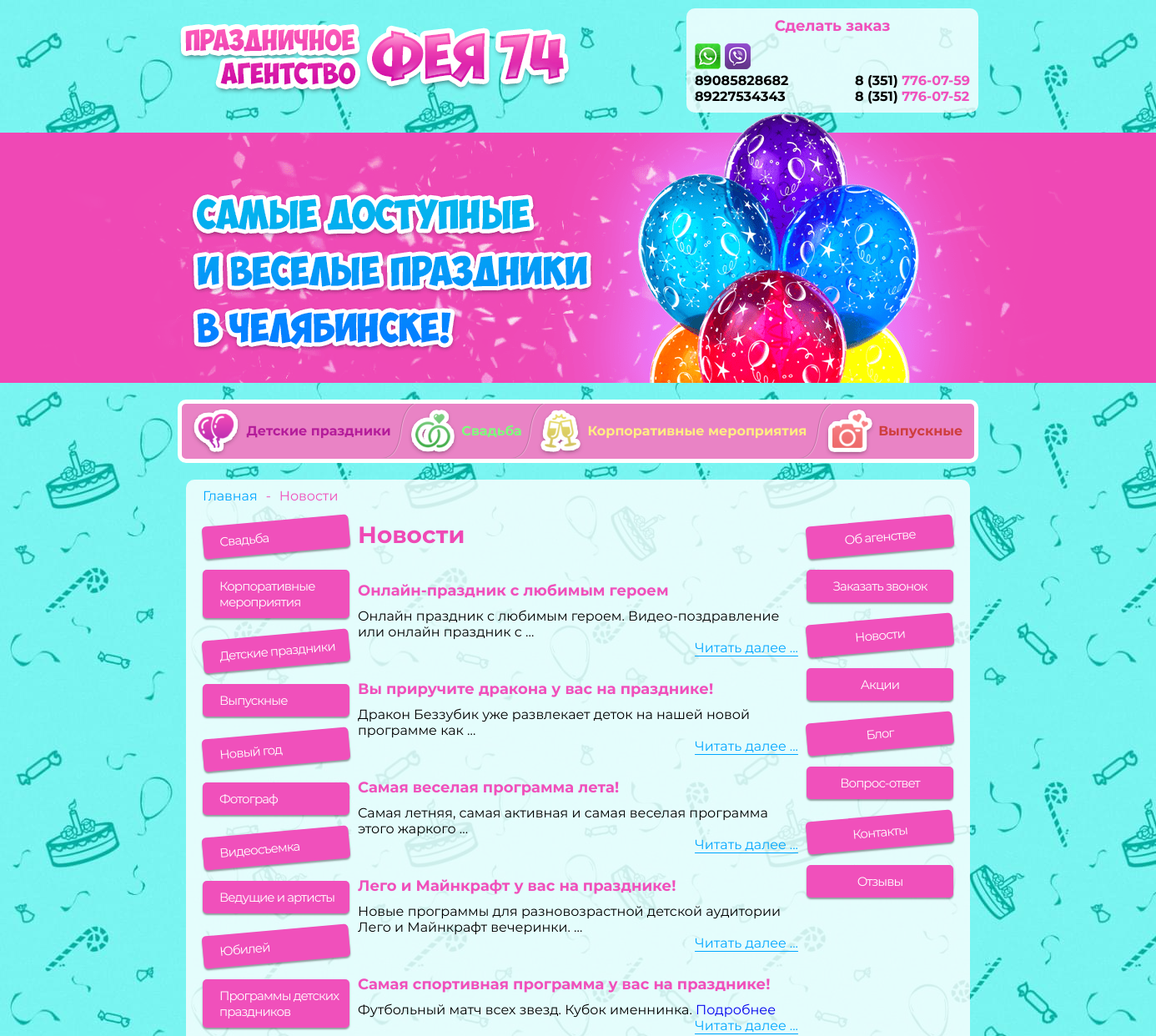
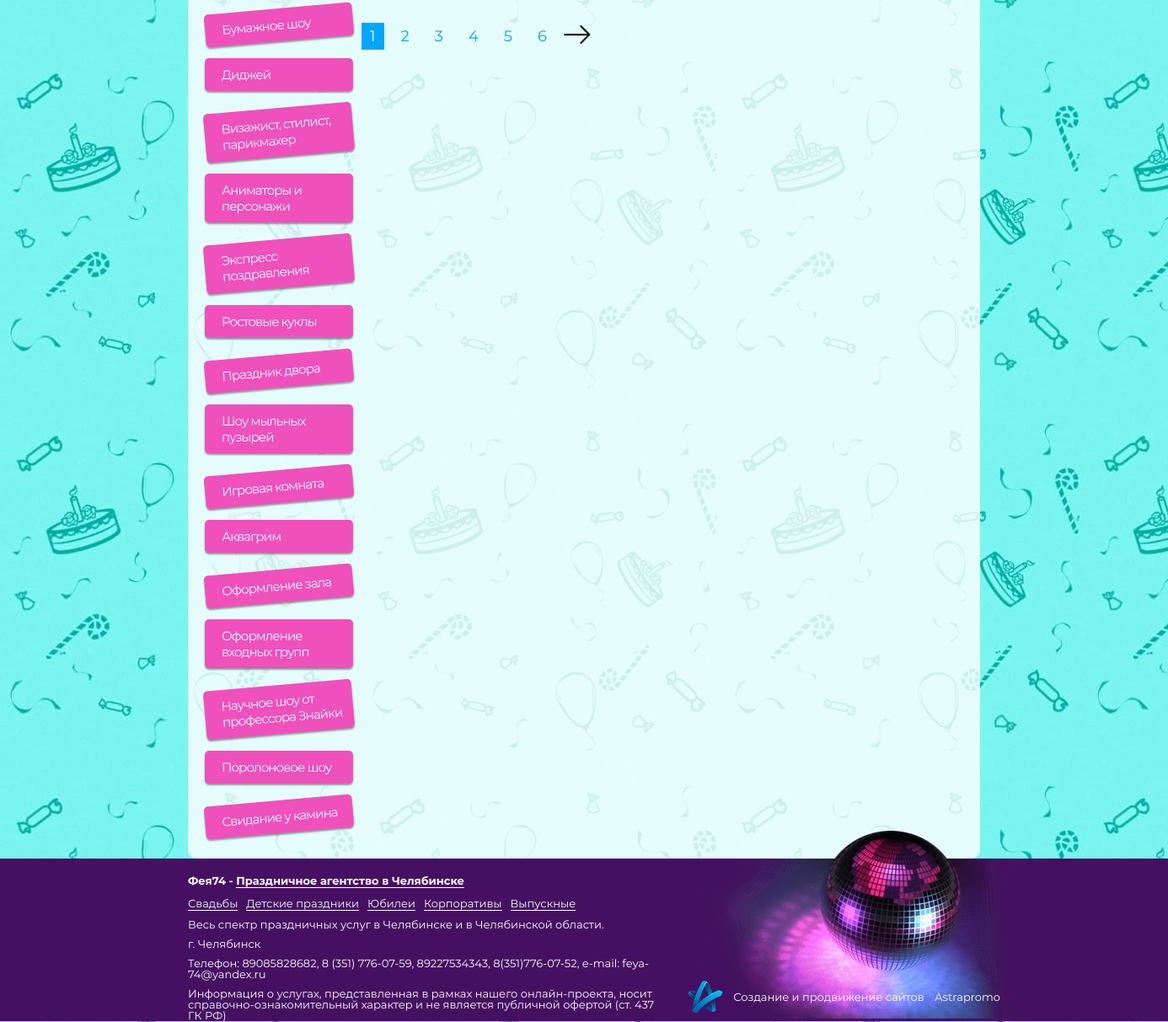
Page /news/ on the committed database (2 pictures, top to bottom).
### pages/models.py (models this page shows, shortened)
class TopMenuItem(models.Model):
    banner_bg = models.ImageField('Картинка баннера',upload_to='banner/', blank=False, null=True)
    name = models.CharField('Название пункта', max_length=255, blank=False, null=True)
    event_url = models.ForeignKey(EventPage, on_delete=models.SET_NULL, blank=True, null=True,
                                   verbose_name='Ссылка на мероприятие')
    custom_url = models.CharField('Ссылка(без указания домена)', max_length=100, blank=True, null=True)
    is_active = models.BooleanField('Отображать ?', default=True)
    class Meta:
        verbose_name = "Пункт верхнего меню"
        verbose_name_plural = "Пункты верхнего меню"

class LeftMenuItem(models.Model):
    icon = models.ImageField('Иконка',upload_to='menu_icons/', blank=False, null=True)
    event_url = models.ForeignKey(EventPage, on_delete=models.SET_NULL, blank=True, null=True,
                                   verbose_name='Ссылка на мероприятие')
    custom_url = models.CharField('Ссылка(без указания домена)', max_length=100, blank=True, null=True)
    is_active = models.BooleanField('Отображать ?', default=True)
    class Meta:
        verbose_name = "Пункт левого меню"
        verbose_name_plural = "Пункты левого меню"

class RightMenuItem(models.Model):
    name = models.CharField('Название пункта (указывать если используется Ссылка(без указания домена))', max_length=255, blank=True, null=True)
    static_url = models.ForeignKey(StaticPage, on_delete=models.SET_NULL, blank=True, null=True,
                                   verbose_name='Ссылка на статическую страницу')
    custom_url = models.CharField('Ссылка(без указания домена)', max_length=100, blank=True, null=True)
    is_callback = models.BooleanField('Кнопка заказать звонок ?', default=False)
    is_active = models.BooleanField('Отображать ?', default=True)
    class Meta:
        verbose_name = "Пункт правого меню"
        verbose_name_plural = "Пункты правого меню"

class StaticPage(models.Model):
    name = models.CharField('Название страницы', max_length=255, blank=False, null=True)
    auto_slug = models.BooleanField('Создать ЧПУ ?', default=True)
    name_slug = models.CharField(max_length=255, blank=True, null=True)
    is_home_page = models.BooleanField('Главная страница ?', default=False)
    content = RichTextUploadingField('Основной контент', blank=True, null=True)
    class Meta:
        verbose_name = "Статическая страница"
        verbose_name_plural = "Статические страницы"

### events_content/models.py (models this page shows, shortened)
class EventPage(models.Model):
    name = models.CharField('Название страницы', max_length=255, blank=False, null=True)
    auto_slug = models.BooleanField('Создать ЧПУ ?', default=True)
    name_slug = models.CharField(max_length=255, blank=True, null=True)
    content = RichTextUploadingField('Основной контент', blank=True, null=True)
    page_title = models.CharField('Название страницы SEO', max_length=255, blank=True, null=True)
    page_description = models.TextField('Описание страницы SEO', blank=True, null=True)
    page_keywords = models.TextField('Keywords SEO', blank=True, null=True)
    top_menu = models.ManyToManyField('pages.TopMenuItem',
                                 blank=True,
                                 verbose_name='Показывать в меню'
                                 ,related_name='event_items')
    class Meta:
        verbose_name = "Мероприятие"
        verbose_name_plural = "Мероприятия"

### news/models.py (models this page shows, shortened)
class News(models.Model):
    name = models.CharField('Название новости', max_length=255, blank=False, null=True)
    auto_slug = models.BooleanField('Создать ЧПУ ?', default=True)
    name_slug = models.CharField(max_length=255, blank=True, null=True,editable=False)
    preview = models.ImageField('Картинка превью', upload_to='news/', blank=False, null=True)
    main_img = models.ImageField('Картинка Новости', upload_to='news/', blank=False, null=True)
    page_title = models.CharField('Название страницы SEO', max_length=255, blank=True, null=True)
    page_description = models.TextField('Описание страницы SEO', blank=True, null=True)
    page_keywords = models.TextField('Keywords SEO', blank=True, null=True)
    content = RichTextUploadingField('Основной контент', blank=True, null=True)
    is_active = models.BooleanField('Отображать ?', default=True)
    show_at_index = models.BooleanField('Отображать на главной?', default=False)
    class Meta:
        verbose_name = "Новость"
        verbose_name_plural = "Новости"

### news/views.py (the view)
# urls.py: path('', views.news_page, name='news_page'),
def news_page(request):
    title = 'Праздничное агентство «Фея74» - организация и проведение праздников в Челябинске'
    description = 'Праздничное агентство «Фея74» предлагает весь комплекс услуг по организации и проведении Ваших праздников в Челябинске уже более 7 лет, команда «Фея74» – это опытные, креативные профессионалы своего дела.'
    keywords = 'праздничное агентство, организация праздников, проведение праздников, праздничное агентство в челябинске, проведение праздников в челябинске'
    allNews_temp = News.objects.filter(is_active=True).order_by('-id')
    articlePaginator = Paginator(allNews_temp, 5)
    try:
        allNews = articlePaginator.get_page(request.GET.get('page'))
    except PageNotAnInteger:
        allNews = articlePaginator.page(1)
    except EmptyPage:
        allNews = articlePaginator.page(articlePaginator.num_pages)
    return render(request, 'pages/news.html', locals())

### pages/context_processors.py (called while the page is built)
def side_menus(request):
    leftMenu = LeftMenuItem.objects.filter(is_active=True)
    rightMenu = RightMenuItem.objects.filter(is_active=True)
    topMenu = TopMenuItem.objects.all()
    return locals()

### templates/pages/news.html (shortened to what this page needs)
{% extends 'basic.html' %}
{% load static %}
{% block content %}
    <main>
        <section class="main-content">
            <div class="container">
                <div class="main-content_wrapper">
                    <div class="breadcrumbs">
                        <ul class="breadcrumbs-wrapper">
                            <li class="breadcrumbs-item"><a class="breadcrumbs-link" href="/">Главная</a></li>
                            <li class="breadcrumbs-item">Новости</li>
                        </ul>
                    </div>
                    <div class="main-content__inner">
                        {% include 'pages/left-menu.html' %}
                        <div class="main-content__center">
                            <div style="margin-bottom: 20px" class="content">
                                <div class="content-title">
                                    <h1>Новости</h1>
                                </div>
                            </div>
                            <div class="news-wrapper">
                                {% for newsItem in allNews %}
                                    <div class="news-item">
                                        <div class="news-item-img">
                                        </div>
                                        <p class="news-item-title">
                                            {{ newsItem.name }}
                                        </p>
                                        {{ newsItem.content | truncatewords_html:10 | safe }}
                                        <p class="news-item-more">
                                            <a href="{% url 'news_single_page' newsItem.name_slug %}">Читать далee ...</a>
                                        </p>
                                    </div>
                                {% endfor %}
                            </div>
                                     {% if allNews.paginator.num_pages > 1  %}
                                <div class="pagination">
                                    <ul class="pagination-ul">
                                        {% for pg in allNews.paginator.page_range %}
                                            {% if allNews.number == pg %}
                                                <li class="pagination-active">{{pg}}</li>
                                            {% elif pg > allNews.number|add:'-6' and pg < allNews.number|add:'6' %}
                                                <li><a class="pagination-link" href="?{% if pg > 1 %}page={{ pg }}{% endif %}">{{pg}}</a></li>
                                            {% endif %}
                                        {% endfor %}
                                    </ul>
                                    {% if allNews.has_next %}
                                        <a href="?page={{ allNews.paginator.num_pages }}" class="pagination-arrow">
                                        </a>
                                    {% endif %}
                                </div>
                            {% endif %}
                        </div>
                        {% include 'pages/right-menu.html' %}
                    </div>
                </div>
            </div>
        </section>
    </main>
{% endblock %}

### templates/header.html (shortened to what this page needs)
{% load static %}
<header class="header">
  <div class="header__top">
    <div class="header__top-logo">
      <a href="/"><img src="{% static 'images/logo.png' %}" alt=""></a>
    </div>
    <div class="header__top-call">
      <p class="header__top-call-title">Сделать заказ</p>
      <div class="header__top-call-wrapper">
        <div class="header__top-call-messengers">
          <img src="{% static 'images/icon_watsapp.png' %}" alt="">
          <img src="{% static 'images/icon_viber.png' %}" alt="">
          <p class="header__top-call-messengers">89085828682</p>
          <p class="header__top-call-messengers">89227534343</p>
        </div>
        <div class="header__top-call-phones">
          <p class="header__top-call-phones-item ">8 (351) <span>776-07-59</span></p>
          <p class="header__top-call-phones-item">8 (351) <span>776-07-52</span></p>
        </div>
      </div>
    </div>
  </div>
  <div id="banner" class="header__banner" style="background: url({% static 'images/b1.png' %})"></div>
  <nav class="header__menu">
    <ul class="header__menu-wrapper">
        {% for topItem in topMenu %}
      <li class="header__menu-item"><a  onmouseover="changeBanner('{{ topItem.banner_bg.url }}','{{ topItem.id }}')" class="header__menu-link" href="{% url 'event_page' topItem.event_url.name_slug %}">{{ topItem.name }}</a>
      </li>
        {% endfor %}
    </ul>
  </nav>
</header>

### templates/pages/left-menu.html
<div class="main-content__sidemenu">
    <ul class="sidemenu">
        {% for item in leftMenu %}
            <li class="sidemenu__item">
                <a class="sidemenu__link"
                   href="{% url 'event_page' item.event_url.name_slug %}">
                    <img src="{{ item.icon.url }}" alt="">{{ item.event_url.name }}
                </a>
            </li>
        {% endfor %}
    </ul>
</div>

### templates/pages/right-menu.html
<div class="main-content__sidemenu">
    <ul class="sidemenu">
        {% for item in rightMenu %}
            <li class="sidemenu__item">
            {% if not item.is_callback %}
                {% if item.static_url %}
                    <a style="justify-content: center;" class="sidemenu__link"
                       href="{% url 'static_page' item.static_url.name_slug %}">
                        {{ item.static_url.name }}
                    </a>
                {% else %}
                     <a style="justify-content: center;" class="sidemenu__link"
                       href="{{ item.custom_url }}">
                        {{ item.name }}
                    </a>
                {% endif %}
            {% else %}
                 <a style="justify-content: center;" class="sidemenu__link"
                   href="">
                   Заказать звонок
                </a>
            {% endif %}
            </li>
        {% endfor %}
    </ul>
</div>

### templates/basic.html (style rules this page uses)
body { overflow-x: hidden; }
.content h1 { font-family: 'Montserrat Bold',sans-serif; }
.content-title h1 { font-family: 'Montserrat Bold',sans-serif; font-size: 28px; color: #ef49b5; }
.pagination-ul { display: flex; }
.pagination { display: flex; align-items: center; }
.pagination-ul li { margin-right: 10px; padding: 5px 10px; }
.pagination-link { color: #00a6ff; font-size: 18px; }
.pagination-active { font-size: 18px; background: #00a6ff; color: #ffffff; padding: 5px 10px; }
.sidemenu__link { font-size: 15px; letter-spacing: -0.9px; }

### rows in the picture
TopMenuItem: name "Детские праздники"
TopMenuItem: name "Свадьба"
TopMenuItem: name "Корпоративные мероприятия"
TopMenuItem: name "Выпускные"
LeftMenuItem: event_url.name "Свадьба"
LeftMenuItem: event_url.name "Корпоративные мероприятия"
LeftMenuItem: event_url.name "Детские праздники"
LeftMenuItem: event_url.name "Выпускные"
LeftMenuItem: event_url.name "Новый год"
LeftMenuItem: event_url.name "Фотограф"
LeftMenuItem: event_url.name "Видеосъемка"
LeftMenuItem: event_url.name "Ведущие и артисты"
LeftMenuItem: event_url.name "Юбилей"
LeftMenuItem: event_url.name "Программы детских праздников"
LeftMenuItem: event_url.name "Бумажное шоу"
LeftMenuItem: event_url.name "Диджей"
LeftMenuItem: event_url.name "Визажист, стилист, парикмахер"
LeftMenuItem: event_url.name "Аниматоры и персонажи"
LeftMenuItem: event_url.name "Экспресс поздравления"
LeftMenuItem: event_url.name "Ростовые куклы"
LeftMenuItem: event_url.name "Праздник двора"
LeftMenuItem: event_url.name "Шоу мыльных пузырей"
LeftMenuItem: event_url.name "Игровая комната"
LeftMenuItem: event_url.name "Аквагрим"
LeftMenuItem: event_url.name "Оформление зала"
LeftMenuItem: event_url.name "Оформление входных групп"
LeftMenuItem: event_url.name "Научное шоу от профессора Знайки"
LeftMenuItem: event_url.name "Поролоновое шоу"
LeftMenuItem: event_url.name "Свидание у камина"
News: name "Онлайн-праздник с любимым героем", content "Онлайн праздник с любимым героем. Видео-поздравление или онлайн праздник с …"
News: name "Вы приручите дракона у вас на празднике!", content "Дракон Беззубик уже развлекает деток на нашей новой программе как …"
News: name "Самая веселая программа лета!", content "Самая летняя, самая активная и самая веселая программа этого жаркого …"
News: name "Лего и Майнкрафт у вас на празднике!", content "Новые программы для разновозрастной детской аудитории Лего и Майнкрафт вечеринки. …"
News: name "Самая спортивная программа у вас на празднике!", content "Футбольный матч всех звезд. Кубок именнинка. Подробнее"
RightMenuItem: static_url.name "Об агенстве"
RightMenuItem: is_callback "Заказать звонок"
RightMenuItem: name "Новости"
RightMenuItem: name "Акции"
RightMenuItem: name "Блог"
RightMenuItem: name "Вопрос-ответ"
RightMenuItem: static_url.name "Контакты"
RightMenuItem: name "Отзывы"

### other values in the picture
{{ pg }} "1"
{{ pg }} "2" "3" "4" "5" "6"
